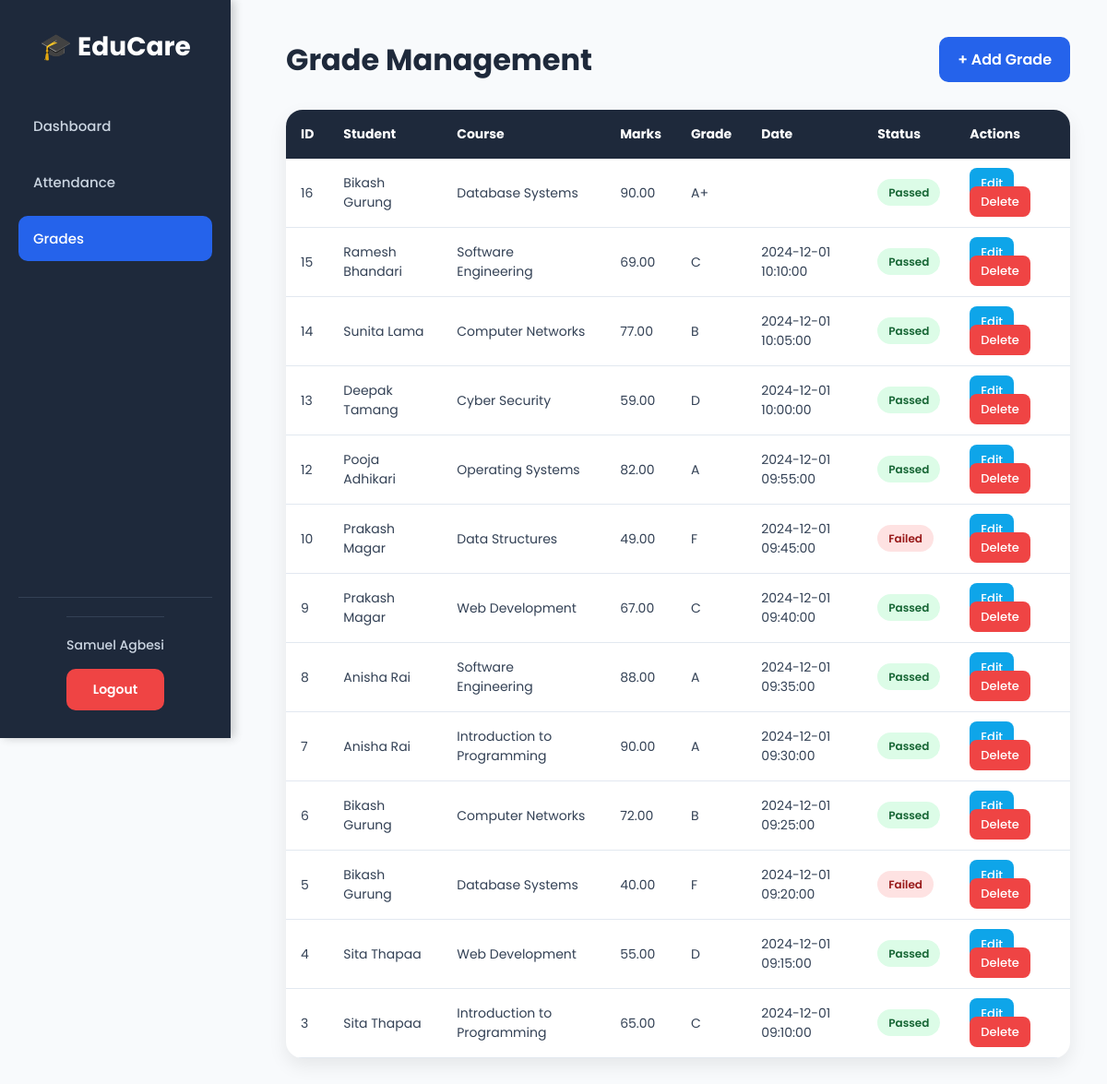
Page /05_Grade_Management/grade_admin.php (signed in) on the committed database.
### tables this page shows
CREATE TABLE `grade` (
  `GradeID` int(11) NOT NULL COMMENT 'Unique Identifier for each grade entry',
  `StudentID` int(11) NOT NULL COMMENT 'we',
  `CourseID` int(11) NOT NULL COMMENT 'we',
  `Marks` decimal(5,2) DEFAULT NULL COMMENT 'we',
  `GradeLetter` varchar(2) DEFAULT NULL COMMENT 'we',
  `DateRecorded` timestamp NULL DEFAULT NULL COMMENT 'we',
  `isPassed` tinyint(1) DEFAULT NULL
);

CREATE TABLE `student` (
  `StudentID` int(11) NOT NULL COMMENT 'Auto-incremented unique identifier for each student',
  `StudentName` varchar(100) DEFAULT NULL COMMENT 'Full anme of the student',
  `Email` varchar(100) NOT NULL COMMENT 'Unique email address used for login',
  `Level` varchar(100) DEFAULT NULL COMMENT 'Academic level e.g. Year 1, Year 2, Postgraduate',
  `DateOfBirth` date DEFAULT NULL COMMENT 'Date of birth of student',
  `DateEnrolled` datetime DEFAULT NULL COMMENT 'The date the student was registered on the system',
  `IsActive` tinyint(1) DEFAULT NULL COMMENT 'TRUE if student account is active, FALSE if deactivated',
  `Password` varchar(255) DEFAULT NULL
);

CREATE TABLE `course` (
  `CourseID` int(11) NOT NULL COMMENT 'Auto-incremented unique identifier for each course',
  `CourseName` varchar(100) DEFAULT NULL COMMENT 'Full name of the course',
  `CourseCode` varchar(20) NOT NULL COMMENT 'Unique short code ',
  `CreditPoints` int(10) DEFAULT NULL COMMENT 'Number of credit points awarded for completing the course',
  `StartDate` date NOT NULL COMMENT 'The date of course officially started.',
  `IsActive` tinyint(1) NOT NULL COMMENT 'True if the course is currently active',
  `TeacherID` int(11) DEFAULT NULL
);

### models/Grade.php (called while the page is built, shortened)
<?php
require_once __DIR__ . '/../database/db.php';
class Grade
{
    private $conn;
    public function __construct()
    {
        $db = new Database();
        $this->conn = $db->connect();
    }
    public function getAll()
    {
        $sql = "
            SELECT grade.*,
                   student.StudentName,
                   course.CourseName
            FROM grade
            INNER JOIN student
                ON grade.StudentID = student.StudentID
            INNER JOIN course
                ON grade.CourseID = course.CourseID
            ORDER BY GradeID DESC
        ";
        return $this->conn->query($sql);
    }
}
?>

### database/db.php (called while the page is built)
<?php
class Database {
    private $host = "localhost";
    private $user = "root";
    private $pass = "";
    private $db   = "student_record_system";
    public function connect() {
        return new mysqli($this->host, $this->user, $this->pass, $this->db);
    }
}
?>

### controllers/Grade_Controller.php (called while the page is built, shortened)
<?php
require_once __DIR__ . '/../models/Grade.php';
class GradeController
{
    private $grade;
    public function __construct()
    {
        $this->grade = new Grade();
    }
    public function index()
    {
        return $this->grade->getAll();
    }
}
?>

### 05_Grade_Management/grade_admin.php (the view, shortened to what this page needs)
<?php
include("../navbar.php");
require_once '../controllers/Grade_Controller.php';
$controller = new GradeController();
$grades = $controller->index();
?>
<!DOCTYPE html>
<html lang="en">
<head>
</head>
<body>
<?php include '../navbar.php'; ?>
<div class="main-content">
    <div class="top-bar">
        <h1>Grade Management</h1>
        <a href="add.php"
           class="add-btn">
            + Add Grade
        </a>
    </div>
    <div class="table-container">
        <table>
            <tr>
                <th>ID</th>
                <th>Student</th>
                <th>Course</th>
                <th>Marks</th>
                <th>Grade</th>
                <th>Date</th>
                <th>Status</th>
                <th>Actions</th>
            </tr>
            <?php while($row = $grades->fetch_assoc()): ?>
                <tr>
                    <td>
                        <?= $row['GradeID'] ?>
                    </td>
                    <td>
                        <?= $row['StudentName'] ?>
                    </td>
                    <td>
                        <?= $row['CourseName'] ?>
                    </td>
                    <td>
                        <?= $row['Marks'] ?>
                    </td>
                    <td>
                        <?= $row['GradeLetter'] ?>
                    </td>
                    <td>
                        <?= $row['DateRecorded'] ?>
                    </td>
                    <td>
                        <span class="badge <?= $row['isPassed'] ? 'pass' : 'fail' ?>">
                            <?= $row['isPassed'] ? 'Passed' : 'Failed' ?>
                        </span>
                    </td>
                    <td>
                        <a href="edit.php?id=<?= $row['GradeID'] ?>"
                           class="action-btn edit-btn">
                            Edit
                        </a>
                        <a href="delete.php?id=<?= $row['GradeID'] ?>"
                           class="action-btn delete-btn"
                           onclick="return confirm('Delete this grade?')">
                            Delete
                        </a>
                    </td>
                </tr>
            <?php endwhile; ?>
        </table>
    </div>
</div>
</body>
</html>

### navbar.php (style rules this page uses)
body { margin: 0; font-family: 'Poppins', sans-serif; background: #f8fafc; box-sizing: border-box; }
body:not(.login-page) { padding-left: 270px; }

### 05_Grade_Management/grade_admin.php (style rules this page uses)
* { margin:0; padding:0; box-sizing:border-box; font-family:'Poppins',sans-serif; }
body { background:#f8fafc; }
.main-content { padding:40px; }
.top-bar { display:flex; justify-content:space-between; align-items:center; margin-bottom:30px; }
.top-bar h1 { font-size:32px; color:#1e293b; }
.add-btn { background:#2563eb; color:white; text-decoration:none; padding:12px 20px; border-radius:10px; font-weight:600; transition:0.3s; }
.table-container { background:white; border-radius:18px; overflow:hidden; box-shadow:0 8px 20px rgba(0,0,0,0.08); }
table { width:100%; border-collapse:collapse; }
th { background:#1e293b; color:white; padding:16px; text-align:left; font-size:14px; }
td { padding:16px; border-bottom:1px solid #e2e8f0; color:#334155; font-size:14px; }
.badge { padding:6px 12px; border-radius:20px; font-size:12px; font-weight:600; }
.pass { background:#dcfce7; color:#166534; }
.fail { background:#fee2e2; color:#991b1b; }
.action-btn { padding:7px 12px; border-radius:8px; text-decoration:none; color:white; font-size:13px; font-weight:500; margin-right:5px; }
.edit-btn { background:#0ea5e9; }
.delete-btn { background:#ef4444; }

### rows in the picture
grade: GradeID "16", StudentID.StudentName "Bikash Gurung", course.CourseName "Database Systems", Marks "90.00", GradeLetter "A+", isPassed "Passed"
grade: GradeID "15", StudentID.StudentName "Ramesh Bhandari", course.CourseName "Software Engineering", Marks "69.00", GradeLetter "C", DateRecorded "2024-12-01 10:10:00", isPassed "Passed"
grade: GradeID "14", StudentID.StudentName "Sunita Lama", course.CourseName "Computer Networks", Marks "77.00", GradeLetter "B", DateRecorded "2024-12-01 10:05:00", isPassed "Passed"
grade: GradeID "13", StudentID.StudentName "Deepak Tamang", course.CourseName "Cyber Security", Marks "59.00", GradeLetter "D", DateRecorded "2024-12-01 10:00:00", isPassed "Passed"
grade: GradeID "12", StudentID.StudentName "Pooja Adhikari", course.CourseName "Operating Systems", Marks "82.00", GradeLetter "A", DateRecorded "2024-12-01 09:55:00", isPassed "Passed"
grade: GradeID "10", StudentID.StudentName "Prakash Magar", course.CourseName "Data Structures", Marks "49.00", GradeLetter "F", DateRecorded "2024-12-01 09:45:00", isPassed "Failed"
grade: GradeID "9", StudentID.StudentName "Prakash Magar", course.CourseName "Web Development", Marks "67.00", GradeLetter "C", DateRecorded "2024-12-01 09:40:00", isPassed "Passed"
grade: GradeID "8", StudentID.StudentName "Anisha Rai", course.CourseName "Software Engineering", Marks "88.00", GradeLetter "A", DateRecorded "2024-12-01 09:35:00", isPassed "Passed"
grade: GradeID "7", StudentID.StudentName "Anisha Rai", course.CourseName "Introduction to Programming", Marks "90.00", GradeLetter "A", DateRecorded "2024-12-01 09:30:00", isPassed "Passed"
grade: GradeID "6", StudentID.StudentName "Bikash Gurung", course.CourseName "Computer Networks", Marks "72.00", GradeLetter "B", DateRecorded "2024-12-01 09:25:00", isPassed "Passed"
grade: GradeID "5", StudentID.StudentName "Bikash Gurung", course.CourseName "Database Systems", Marks "40.00", GradeLetter "F", DateRecorded "2024-12-01 09:20:00", isPassed "Failed"
grade: GradeID "4", StudentID.StudentName "Sita Thapaa", course.CourseName "Web Development", Marks "55.00", GradeLetter "D", DateRecorded "2024-12-01 09:15:00", isPassed "Passed"
grade: GradeID "3", StudentID.StudentName "Sita Thapaa", course.CourseName "Introduction to Programming", Marks "65.00", GradeLetter "C", DateRecorded "2024-12-01 09:10:00", isPassed "Passed"

### other values in the picture
$_SESSION['user_name'] "Samuel Agbesi"
